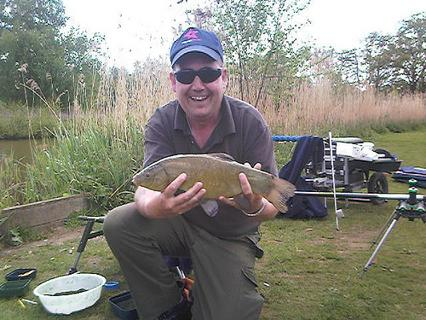
#> input picture data/ILSVRC2012_val_00009191.JPEG, 426 x 320 px
$ python -i object_tracking_surf.py   (imports and definitions only)
#> lines starting #> are read from the running program, lines starting #| are printed output that depends on the picture
import sys
import time
import cv2
import numpy as np
from PyQt5 import QtCore, QtGui, QtWidgets

MIN_GOOD_MATCHES = 4       # tối thiểu cho homography
MIN_MEDIAN_MATCHES = 2     # tối thiểu cho fallback median-shift
LOWE_RATIO = 0.8           # ratio test (nới ra cho ROI nhỏ)
SEARCH_MARGIN = 2.5        # mở rộng vùng search quanh vị trí cuối
MAX_AREA_CHANGE = 3.0      # bbox mới không được > 3x hoặc < 1/3 bbox cũ
CONTEXT_PAD = 0.3           # mở rộng ROI thêm 30% mỗi chiều khi init (lấy context)
TEMPLATE_THRESH = 0.45      # ngưỡng NCC cho template matching fallback
ADAPT_INTERVAL = 5          # chỉ update model mỗi N frames thành công (tránh drift)

# === Temporal smoothing params ===
BBOX_SMOOTH_ALPHA = 0.18   # exponential smoothing factor cho position (lower = more smooth)
SCALE_SMOOTH_ALPHA = 0.08  # exponential smoothing factor cho scale (very conservative)
SPIKE_REJECT_DIST = 1.0    # nếu di chuyển > N lần moving avg → loại outlier (lower = more aggressive)
CONSISTENCY_MARGIN = 0.15  # threshold để xác định 2 methods "nhất quán" (tighter threshold)


class SurfTracker:
    """SURF feature-based tracker + template matching fallback.
    API tương thích: init(frame, bbox) -> bool, update(frame) -> (ok, bbox)
    """

    def __init__(self, hessian_threshold=400):
        self.surf = cv2.xfeatures2d.SURF_create(hessian_threshold, extended=False, upright=False)
        self.bf = cv2.BFMatcher(cv2.NORM_L2)  # BF ổn định hơn FLANN cho ít features

        self.ref_kp = None
        self.ref_des = None
        self.ref_pts = None       # 4 corners của ROI gốc (float32)
        self.last_bbox = None     # (x, y, w, h) vị trí cuối
        self.init_area = 0
        self.lost_count = 0
        self.success_count = 0    # đếm frames tracking OK liên tiếp

        # template matching
        self.ref_template = None  # grayscale template từ init
        self.ref_bbox_wh = (0, 0)  # (w, h) gốc

        # context-expanded reference (cho SURF matching chính xác hơn)
        self.ref_kp_ctx = None
        self.ref_des_ctx = None

        # === Temporal smoothing (tránh ROI nhảy loạn) ===
        self.smoothed_bbox = None   # (x, y, w, h) smoothed từ previous frames
        self.bbox_history = []      # lịch sử bbox để detect outliers (max 3 frames)
        self.scale_smooth = 1.0     # smoothed scale factor
        self.last_raw_bbox = None   # giữ raw bbox trước để detect sudden jumps

    # [390 lines left out: functions init, _validate_bbox, _validate_homography, _median_shift_bbox, _bbox_distance, _is_outlier_spike and 5 more, not called in this run]


class VideoLabel(QtWidgets.QLabel):
    roiSelected = QtCore.pyqtSignal(tuple)  # (x, y, w, h) in frame coords

    # [103 lines left out: functions __init__, enable_selection, set_frame_geometry_info, mousePressEvent, mouseMoveEvent, mouseReleaseEvent and 2 more, not called in this run]


class MainWindow(QtWidgets.QWidget):
    # [95 lines left out: functions __init__, build_ui, not called in this run]

    def log(self, msg):
        t = time.strftime("%H:%M:%S")
        self.txt_log.append(f"[{t}] {msg}")

    def set_status(self, msg):
        self.lbl_status.setText(f"Status: {msg}")

    # ---------- Video ----------
    # [307 lines left out: functions browse_video, start_video, pause_video, reset_tracking, set_roi_mode, toggle_roi_mode and 6 more, not called in this run]


# [5 lines not run here, left out]

>>> import cv2
>>> picture = cv2.imread('../data/ILSVRC2012_val_00009191.JPEG', cv2.IMREAD_GRAYSCALE)
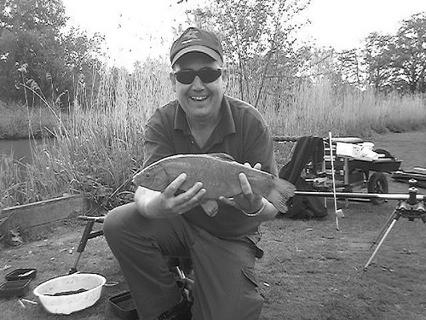
#> picture: shape (320, 426); min 0, max 255, mean 131.7
>>> result = SurfTracker().update(picture)
#> (the run stopped early here; a loop or call above may not have finished)

$ run again, on data/ILSVRC2012_val_00017472.JPEG
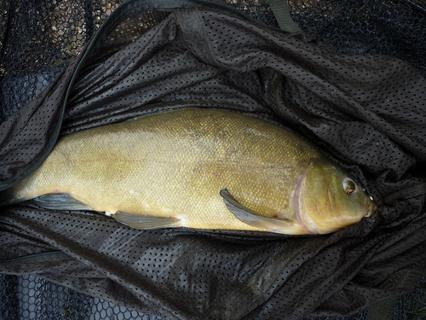
#> input picture data/ILSVRC2012_val_00017472.JPEG, 426 x 320 px
#> `picture = cv2.imread('../data/ILSVRC2012_val_00009191.JPEG', cv2.IMREA..`:
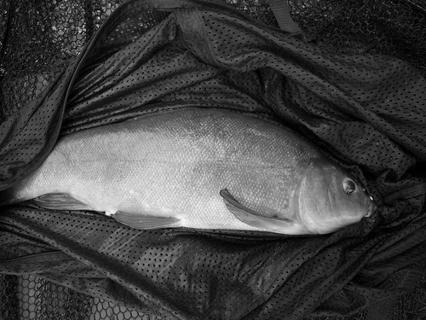
#> picture: shape (320, 426); min 0, max 250, mean 65.8

$ run again, on data/ILSVRC2012_val_00017700.JPEG
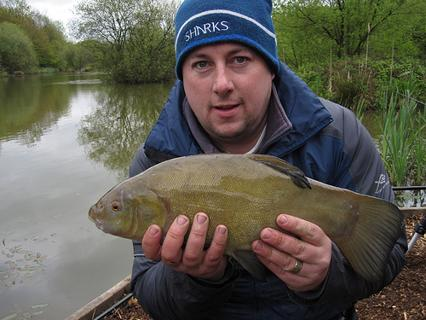
#> input picture data/ILSVRC2012_val_00017700.JPEG, 426 x 320 px
#> `picture = cv2.imread('../data/ILSVRC2012_val_00009191.JPEG', cv2.IMREA..`:
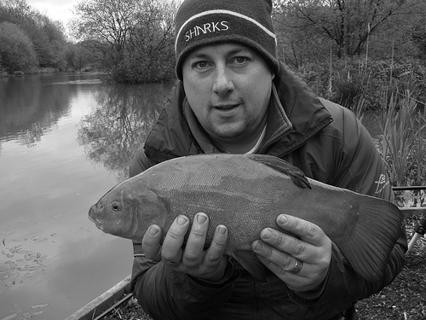
#> picture: shape (320, 426); min 0, max 255, mean 91.8

$ run again, on data/ILSVRC2012_val_00021740.JPEG
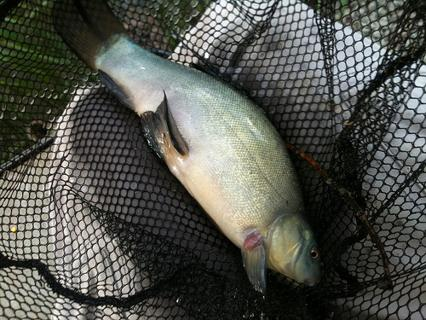
#> input picture data/ILSVRC2012_val_00021740.JPEG, 426 x 320 px
#> `picture = cv2.imread('../data/ILSVRC2012_val_00009191.JPEG', cv2.IMREA..`:
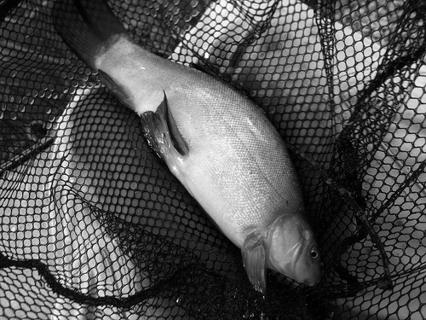
#> picture: shape (320, 426); min 0, max 255, mean 83.1
